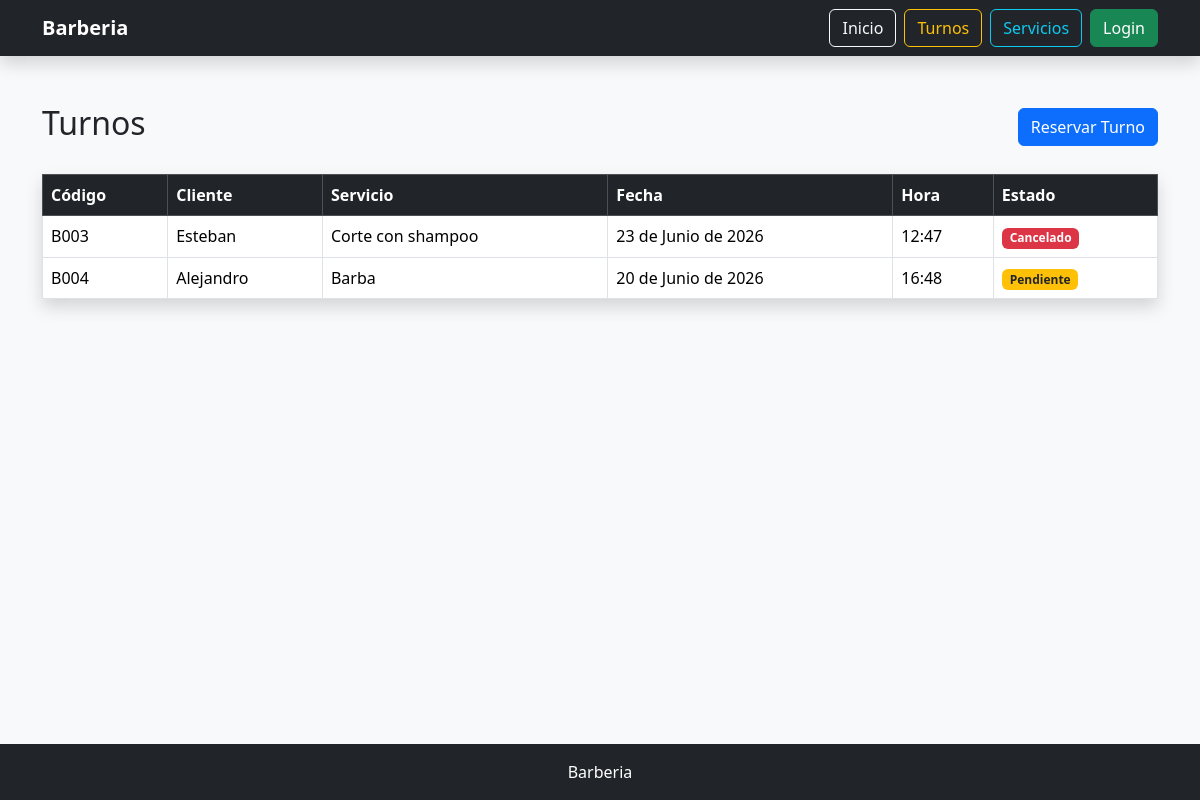
The app's page /appointments/ with its own data.
### appointments/models.py (models this page shows, shortened)
class Appointment(models.Model):
    STATUS_CHOICES = [
        ('pending', 'Pendiente'),
        ('attending', 'En atención'),
        ('completed', 'Finalizado'),
        ('cancelled', 'Cancelado'),
    ]
    customer_name = models.CharField(max_length=100)
    phone = models.CharField(max_length=20)
    service = models.ForeignKey(Service, on_delete=models.CASCADE)
    appointment_date = models.DateField()
    appointment_time = models.TimeField()
    turn_code = models.CharField(max_length=10, unique=True)
    status = models.CharField(
        max_length=20,
        choices=STATUS_CHOICES,
        default='pending'
    )
    created_at = models.DateTimeField(auto_now_add=True)

class Service(models.Model):
    name = models.CharField(max_length=100)
    price = models.DecimalField(max_digits=8, decimal_places=2)
    estimated_time = models.IntegerField()
    def __str__(self):
        return self.name

### appointments/views.py (the view)
class AppointmentListView(ListView):
    model = Appointment
    template_name = 'appointments/appointment_list.html'

### appointments/templates/appointments/appointment_list.html (shortened to what this page needs)
{% extends 'base.html' %}
{% block content %}
<div class="d-flex justify-content-between align-items-center mb-4">
    <h2>
        Turnos
    </h2>
    <a
        href="/appointments/create/"
        class="btn btn-primary"
    >
        Reservar Turno
    </a>
</div>
<table class="table table-bordered table-hover bg-white shadow">
    <thead class="table-dark">
        <tr>
            <th>Código</th>
            <th>Cliente</th>
            <th>Servicio</th>
            <th>Fecha</th>
            <th>Hora</th>
            <th>Estado</th>
        </tr>
    </thead>
    <tbody>
        {% for appointment in object_list %}
        <tr>
            <td>
                {{ appointment.turn_code }}
            </td>
            <td>
                {{ appointment.customer_name }}
            </td>
            <td>
                {{ appointment.service }}
            </td>
            <td>
                {{ appointment.appointment_date }}
            </td>
            <td>
                {{ appointment.appointment_time }}
            </td>
            <td>
                {% if appointment.status == 'pending' %}
                    <span class="badge bg-warning text-dark">
                        Pendiente
                    </span>
                {% elif appointment.status == 'attending' %}
                    <span class="badge bg-primary">
                        En atención
                    </span>
                {% elif appointment.status == 'completed' %}
                    <span class="badge bg-success">
                        Finalizado
                    </span>
                {% else %}
                    <span class="badge bg-danger">
                        Cancelado
                    </span>
                {% endif %}
            </td>
        </tr>
        {% empty %}
        <tr>
            <td colspan="7">
                No hay turnos registrados.
            </td>
        </tr>
        {% endfor %}
    </tbody>
</table>
{% endblock %}

### appointments/templates/base.html (shortened to what this page needs)
<!DOCTYPE html>
<html lang="es">
<head>
    <link
        href="https://cdn.jsdelivr.net/npm/bootstrap@5.3.3/dist/css/bootstrap.min.css"
        rel="stylesheet"
    >
</head>
<body class="bg-light d-flex flex-column min-vh-100">
<nav class="navbar navbar-expand-lg navbar-dark bg-dark shadow">
    <div class="container">
        <a class="navbar-brand fw-bold" href="/">
            Barberia
        </a>
        <div class="d-flex align-items-center">
            <a class="btn btn-outline-light me-2" href="/">
                Inicio
            </a>
            <a class="btn btn-outline-warning me-2" href="/appointments/">
                Turnos
            </a>
            <a class="btn btn-outline-info me-2" href="/services/">
                Servicios
            </a>
            {% if user.is_authenticated %}
                <a
                    class="btn btn-outline-success me-2"
                    href="/dashboard/"
                >
                    Dashboard
                </a>
                <form
                    action="/logout/"
                    method="post"
                    class="d-inline"
                >
                    {% csrf_token %}
                    <button class="btn btn-danger">
                        Logout
                    </button>
                </form>
            {% else %}
                <a class="btn btn-success" href="/login/">
                    Login
                </a>
            {% endif %}
        </div>
    </div>
</nav>
<main class="container my-5 flex-grow-1">
    {% block content %}
    {% endblock %}
</main>
<footer class="bg-dark text-white text-center py-3 mt-auto">
    Barberia
</footer>
</body>
</html>

### records on screen
Appointment: turn_code "B003", customer_name "Esteban", service "Corte con shampoo", appointment_date "23 de Junio de 2026", appointment_time "12:47", status "Cancelado"
Appointment: turn_code "B004", customer_name "Alejandro", service "Barba", appointment_date "20 de Junio de 2026", appointment_time "16:48", status "Pendiente"
